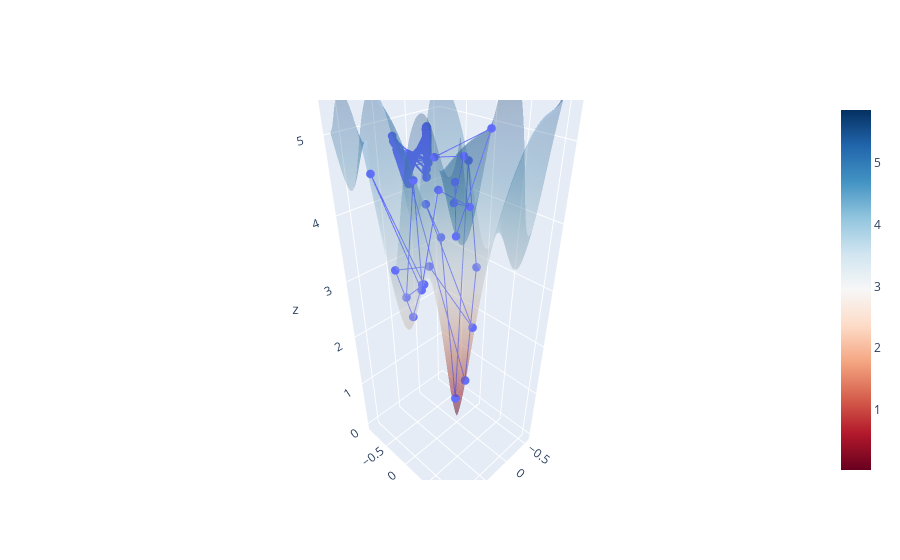

The cell this chart's notebook holds for it:
### Code cell
fig = go.Figure(data=[scatter, surface])
fig.show()

### Figure 1 — Plotly figure (JSON) as saved in the notebook; plotly's stock layout.template omitted (floating-point values rounded to 4 significant figures; data arrays with more than 128 entries replaced by an {"elided": "..."} marker saying what was removed)
{"data": [{"marker": {"size": 3}, "type": "scatter3d", "x": {"elided": "500 float values"}, "y": {"elided": "500 float values"}, "z": {"elided": "500 float values"}}, {"colorscale": [[0, "rgb(103,0,31)"], [0.1, "rgb(178,24,43)"], [0.2, "rgb(214,96,77)"], [0.3, "rgb(244,165,130)"], [0.4, "rgb(253,219,199)"], [0.5, "rgb(247,247,247)"], [0.6, "rgb(209,229,240)"], [0.7, "rgb(146,197,222)"], [0.8, "rgb(67,147,195)"], [0.9, "rgb(33,102,172)"], [1, "rgb(5,48,97)"]], "opacity": 0.3, "showscale": true, "type": "surface", "x": {"elided": "100x100 float values"}, "y": {"elided": "100x100 float values"}, "z": {"elided": "100x100 float values"}}], "layout": {}}
